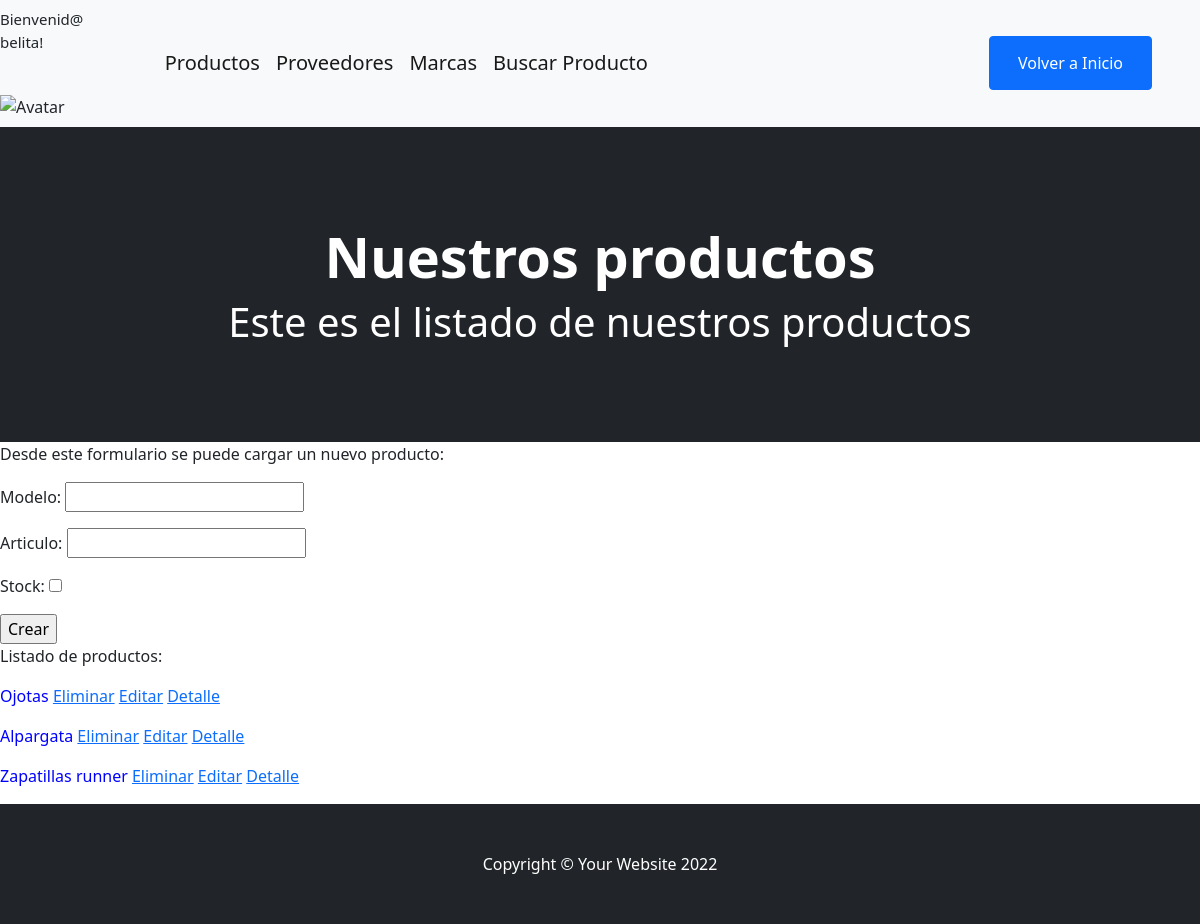
The app's page /vista/productos/ (signed in) with its own data.
### AppVistas/models.py (models this page shows, shortened)
class Producto(models.Model):
    modelo = models.CharField(max_length=40)
    articulo = models.IntegerField()
    stock = models.BooleanField()

### AppVistas/views.py (the view, shortened to what this page needs)
# urls.py: path("productos/", productos, name='productos'),
def productos(request):
    productos = Producto.objects.all()
    if request.method == "GET":
        form_producto = ProductoFormulario()
        contexto_pro = {
        "mensaje_pro1":"Nuestros productos",
        "mensaje_pro2":"Este es el listado de nuestros productos",
        "productos":productos,
        "form_producto":form_producto
        }
        return render(request, "AppVistas/productos.html", contexto_pro)

### AppVistas/forms.py
class ProductoFormulario(Form):
    modelo = CharField()
    articulo = IntegerField()
    stock = BooleanField()

### AppVistas/templates/AppVistas/productos.html
{% extends 'AppVistas/base.html' %}
{% block titulo %} {{mensaje_pro1}} {% endblock  %}
{% block mensaje %}
<h1>{{mensaje_pro2}}</h1>
{% endblock %}
{% block contenido %}
<p>Desde este formulario se puede cargar un nuevo producto:</p>
<form method="post">{% csrf_token %}
    {{ form_producto.as_p }}
    <input type="submit" value="Crear">
</form>
<p>Listado de productos:</p>
    {% for producto in productos %}
        <p style="color: blue">{{producto.modelo}}
            <a href="{%url 'borrar_producto' producto.id %}">Eliminar</a>
            <a href="{%url 'editar_producto' producto.id %}">Editar</a>
            <a href="{%url 'datalle_producto' producto.id %}">Detalle</a>
        </p>
    {% endfor %}
{% endblock %}

### AppVistas/templates/AppVistas/base.html (shortened to what this page needs)
<!DOCTYPE html>
<html lang="en">
    <head>
        {% load static %}
        <link href="https://cdn.jsdelivr.net/npm/bootstrap-icons@1.5.0/font/bootstrap-icons.css" rel="stylesheet" />
        <link href="{% static 'AppVistas/css/styles.css' %}" rel="stylesheet" />
    </head>
    <body>
        <nav class="navbar navbar-expand-lg navbar-light bg-light">
            {% if request.user.is_authenticated %}
            <div>
                <p style="font-size: 15px">Bienvenid@ {{ request.user}}!</p><br>
                <img src="{{imagen}}" alt="Avatar"><br>
            </div>
            {% endif %}
            <div class="container px-4 px-lg-5">
                {% if request.user.username %}
                <a class="navbar-brand" href="{% url 'productos' %}">Productos</a>
                <a class="navbar-brand" href="{% url 'proveedores' %}">Proveedores</a>
                <a class="navbar-brand" href="{% url 'marcas' %}">Marcas</a>
                <a class="navbar-brand" href="{% url 'formulario_busqueda' %}">Buscar Producto</a>
                {% endif %}
                <div class="collapse navbar-collapse" id="navbarSupportedContent">
                            <form class="d-flex">
                            <li class="btn btn-primary"><a style="color: white" class="nav-link" href="{% url 'inicio' %}">Volver a Inicio</a></li><br>
                            </form>
                </div>
            </div>
        </nav>
        <header class="bg-dark py-5">
            <div class="container px-4 px-lg-5 my-5">
                <div class="text-center text-white">
                    <h1 class="display-4 fw-bolder">{% block titulo %} {% endblock %}</h1>
                    <p class="lead fw-normal text-white-50 mb-0">{% block mensaje %} {% endblock %}</p>
                </div>
            </div>
        </header>
        {% block contenido %}
        {% endblock %}
        <footer class="py-5 bg-dark">
            <div class="container"><p class="m-0 text-center text-white">Copyright &copy; Your Website 2022</p></div>
        </footer>
    </body>
</html>

### records on screen
Producto: modelo "Ojotas"
Producto: modelo "Alpargata"
Producto: modelo "Zapatillas runner"

### other values on screen
{{ request.user }} "belita"
{{ mensaje_pro1 }} "Nuestros productos"
{{ mensaje_pro2 }} "Este es el listado de nuestros productos"
